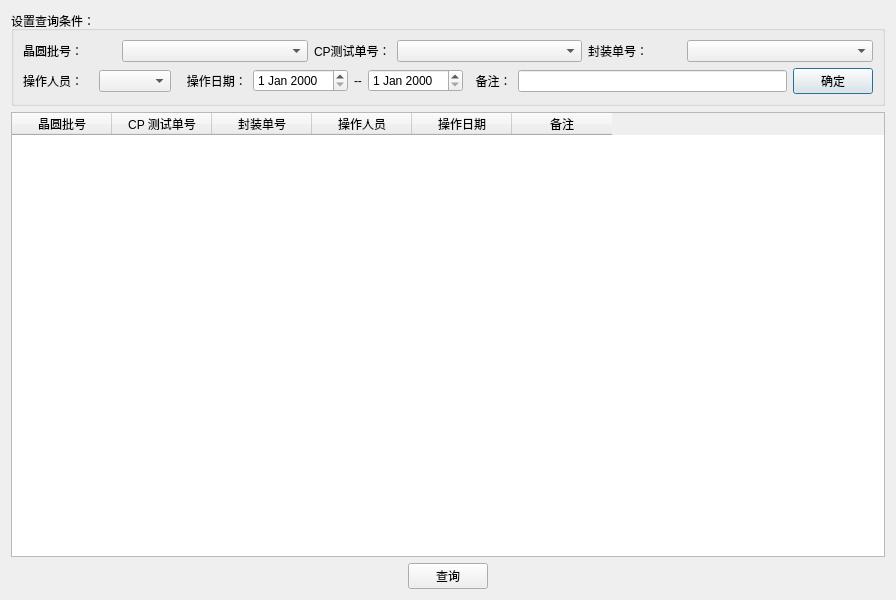
<?xml version="1.0" encoding="UTF-8"?>
<ui version="4.0">
 <class>query_pk_Dialog</class>
 <widget class="QDialog" name="query_pk_Dialog">
  <property name="geometry">
   <rect>
    <x>0</x>
    <y>0</y>
    <width>896</width>
    <height>600</height>
   </rect>
  </property>
  <property name="windowTitle">
   <string>查询条件设置</string>
  </property>
  <layout class="QGridLayout" name="gridLayout_2">
   <item row="1" column="0">
    <widget class="QTableWidget" name="tableWidget">
     <column>
      <property name="text">
       <string>晶圆批号</string>
      </property>
     </column>
     <column>
      <property name="text">
       <string>CP 测试单号</string>
      </property>
     </column>
     <column>
      <property name="text">
       <string>封装单号</string>
      </property>
     </column>
     <column>
      <property name="text">
       <string>操作人员</string>
      </property>
     </column>
     <column>
      <property name="text">
       <string>操作日期</string>
      </property>
     </column>
     <column>
      <property name="text">
       <string>备注</string>
      </property>
     </column>
    </widget>
   </item>
   <item row="0" column="0">
    <widget class="QGroupBox" name="groupBox">
     <property name="title">
      <string>设置查询条件：</string>
     </property>
     <layout class="QGridLayout" name="gridLayout">
      <item row="0" column="0">
       <layout class="QHBoxLayout" name="horizontalLayout" stretch="1,2,0,2,1,2">
        <item>
         <widget class="QLabel" name="label">
          <property name="text">
           <string>晶圆批号：</string>
          </property>
          <property name="scaledContents">
           <bool>true</bool>
          </property>
         </widget>
        </item>
        <item>
         <widget class="QComboBox" name="waferNum_comboBox"/>
        </item>
        <item>
         <widget class="QLabel" name="label_2">
          <property name="text">
           <string>CP测试单号：</string>
          </property>
          <property name="scaledContents">
           <bool>true</bool>
          </property>
         </widget>
        </item>
        <item>
         <widget class="QComboBox" name="cpTestNum_comboBox"/>
        </item>
        <item>
         <widget class="QLabel" name="label_3">
          <property name="text">
           <string>封装单号：</string>
          </property>
          <property name="scaledContents">
           <bool>true</bool>
          </property>
         </widget>
        </item>
        <item>
         <widget class="QComboBox" name="pk_packageNum_comboBox"/>
        </item>
       </layout>
      </item>
      <item row="1" column="0">
       <layout class="QHBoxLayout" name="horizontalLayout_3">
        <item>
         <widget class="QLabel" name="label_7">
          <property name="text">
           <string>操作人员：   </string>
          </property>
         </widget>
        </item>
        <item>
         <widget class="QComboBox" name="operator_comboBox"/>
        </item>
        <item>
         <widget class="QLabel" name="label_4">
          <property name="text">
           <string>   操作日期：</string>
          </property>
         </widget>
        </item>
        <item>
         <widget class="QDateEdit" name="dateEdit"/>
        </item>
        <item>
         <widget class="QLabel" name="label_5">
          <property name="text">
           <string>--</string>
          </property>
         </widget>
        </item>
        <item>
         <widget class="QDateEdit" name="dateEdit_2"/>
        </item>
        <item>
         <widget class="QLabel" name="label_6">
          <property name="text">
           <string>  备注：</string>
          </property>
         </widget>
        </item>
        <item>
         <widget class="QLineEdit" name="note_lineEdit"/>
        </item>
        <item>
         <widget class="QPushButton" name="ok_pushButton">
          <property name="text">
           <string>确定</string>
          </property>
          <property name="icon">
           <iconset>
            <normaloff>image/update.png</normaloff>image/update.png</iconset>
          </property>
         </widget>
        </item>
       </layout>
      </item>
     </layout>
    </widget>
   </item>
   <item row="2" column="0">
    <layout class="QHBoxLayout" name="horizontalLayout_2">
     <item>
      <spacer name="horizontalSpacer">
       <property name="orientation">
        <enum>Qt::Horizontal</enum>
       </property>
       <property name="sizeHint" stdset="0">
        <size>
         <width>40</width>
         <height>20</height>
        </size>
       </property>
      </spacer>
     </item>
     <item>
      <widget class="QPushButton" name="select_pushButton">
       <property name="text">
        <string>查询</string>
       </property>
       <property name="icon">
        <iconset>
         <normaloff>image/select.png</normaloff>image/select.png</iconset>
       </property>
      </widget>
     </item>
     <item>
      <spacer name="horizontalSpacer_2">
       <property name="orientation">
        <enum>Qt::Horizontal</enum>
       </property>
       <property name="sizeHint" stdset="0">
        <size>
         <width>40</width>
         <height>20</height>
        </size>
       </property>
      </spacer>
     </item>
    </layout>
   </item>
  </layout>
 </widget>
 <resources/>
 <connections/>
</ui>
